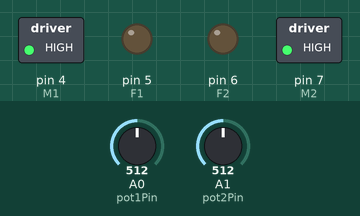
The sketch below on a simulated Arduino Uno, built with avr-gcc and run on an emulated ATmega328P. On the bench: switched loads named in the sketch (green lamp = pin HIGH), output pins drawn as LEDs (lit = HIGH). Inputs (shaded band) come from the test bench; at power-on: A0 (pot1Pin) = 512, A1 (pot2Pin) = 512.

Above: at 1.2 s.
1.3 s: A0 (pot1Pin) set to 306
At 2.5 s:
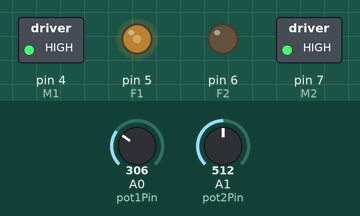
2.8 s: A1 (pot2Pin) set to 306
At 3.8 s:
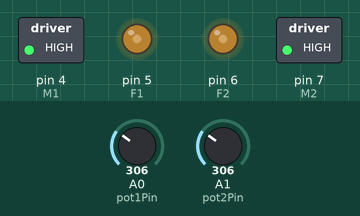
4.3 s: A0 (pot1Pin) set to 122
At 5.0 s:
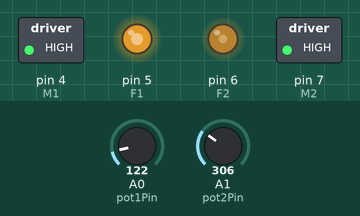
5.8 s: A1 (pot2Pin) set to 122
At 6.1 s:
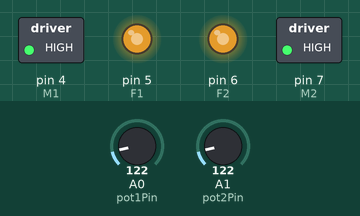
7.3 s: A0 (pot1Pin) set to 511
At 8.5 s:
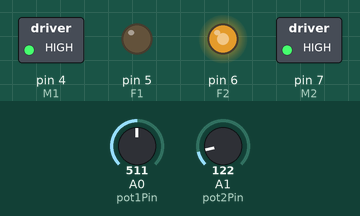
8.8 s: A1 (pot2Pin) set to 306
At 9.6 s:
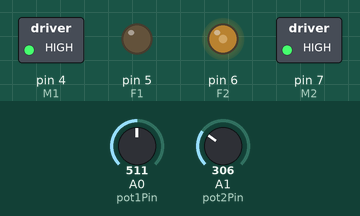
Timing chart, 0 to 11.3 s (numbered marks = the images above; inputs shaded):
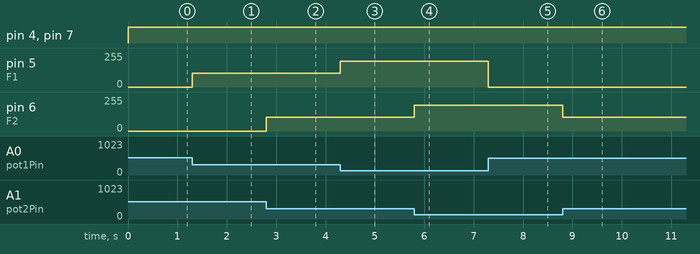

The sketch:

L20b_Motor_w_2Pot_two_dir.ino
```cpp
int F1 = 5;
int R1 = 9;
int M1 = 4;

int F2 = 6;
int R2 = 10;
int M2 = 7;

int pot1Pin = 0;
int pot2Pin = 1;

void setup() {
  pinMode(M1, OUTPUT);
  pinMode(M2, OUTPUT);
}

void loop() {
  int pot1Val = analogRead(pot1Pin);
  int pot2Val = analogRead(pot2Pin);
  move_motors(pot1Val, pot2Val);
}

void move_motors(int pot1Val, int pot2Val) {
  digitalWrite(M1, HIGH);
  digitalWrite(M2, HIGH);

  if (pot1Val < 512) {
    // attack! (forwards)
    int value = map(pot1Val, 512, 0, 0, 255);
    analogWrite(F1, value);
  } else {
    // retreat! (backwards)
    int value = map(pot1Val-512, 0, 512, 0, 255);
    analogWrite(R1, value);
  }

  if (pot2Val < 512) {
    // attack! (forwards)
    int value = map(pot2Val, 512, 0, 0, 255);
    analogWrite(F2, value);
  } else {
    // retreat! (backwards)
    int value = map(pot2Val-512, 0, 512, 0, 255);
    analogWrite(R2, value);
  }
}
```

Measured:
- after the input at 1.3 s, pin 5 (F1): 0/255 → 102/255 at once
- after the input at 2.8 s, pin 6 (F2): 0/255 → 102/255 at once
- after the input at 4.3 s, pin 5 (F1): 102/255 → 194/255 at once
- after the input at 5.8 s, pin 6 (F2): 102/255 → 194/255 at once
- after the input at 7.3 s, pin 5 (F1): 194/255 → 0/255 at once
- after the input at 8.8 s, pin 6 (F2): 194/255 → 102/255 at once
